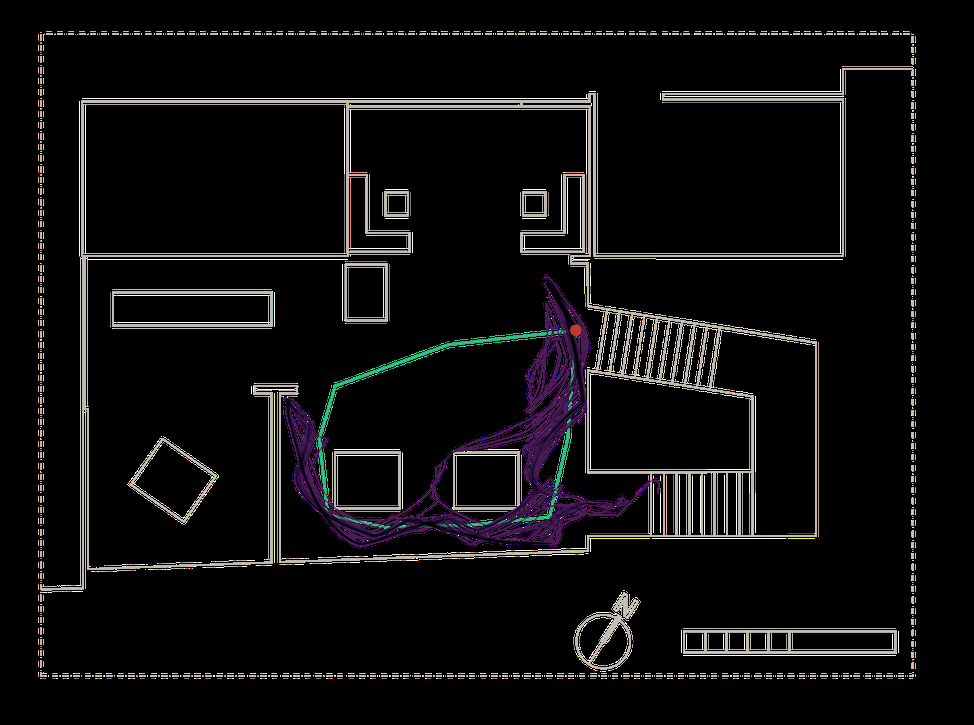
#> input picture Combined_ISO&SOM.png, 974 x 725 px, shrunk from 1477 x 1099 before the run, found by its file name
$ python ISO_SOM_Comparison.py
#> lines starting #> are read from the running program, lines starting #| are printed output that depends on the picture; after the words box and inside, x2 and y2 are one past the last pixel; in counts of white or black regions, pixels touching at a corner belong together
import cv2
import numpy as np
import matplotlib.pyplot as plt

# 1. Load and process image
img = cv2.imread("/Users/sajidiawal/Desktop/JAPCM/Combined_ISO&SOM.png")
#> img is the input picture: shape (725, 974, 3); mean B, G, R 14.4, 13.9, 14.9
img = cv2.cvtColor(img, cv2.COLOR_BGR2RGB)

# 2. Define colors and masks
som_color = np.array([45, 183, 129])
iso_color = np.array([71, 27, 84])
tol = 40

som_mask = np.all(np.abs(img - som_color) < tol, axis=2)
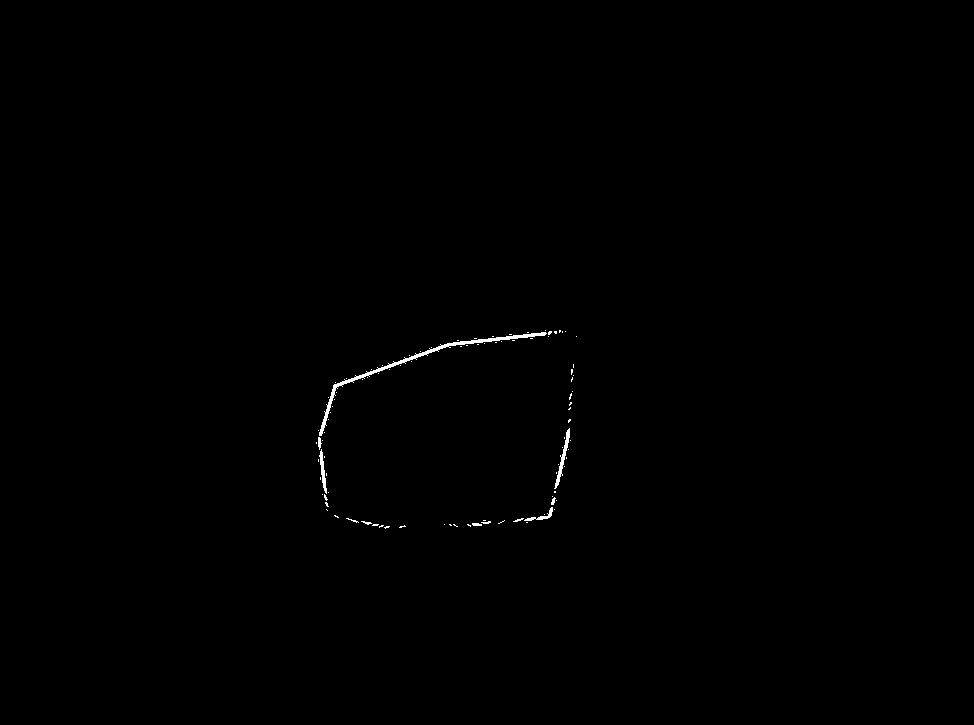
#> som_mask: shape (725, 974) bool; 0.26% white; 98 white regions (89 under 20 px), largest, box (x1, y1, x2, y2) and area: (319, 332, 547, 436) 964, (554, 428, 570, 489) 216, (319, 449, 327, 494) 142
iso_mask = np.all(np.abs(img - iso_color) < tol, axis=2)
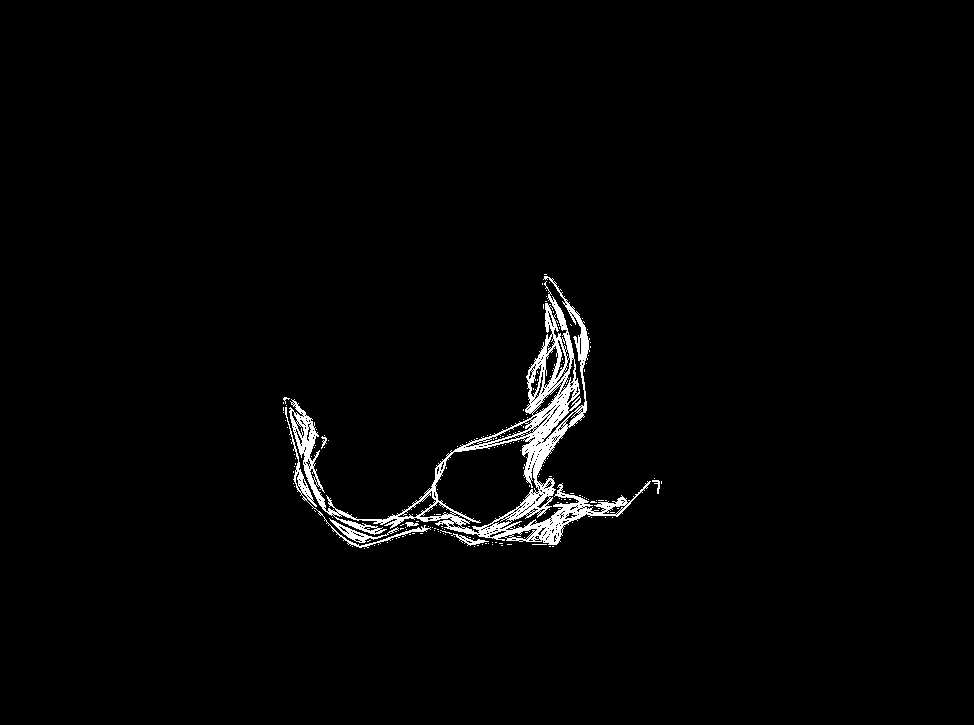
#> iso_mask: shape (725, 974) bool; 1.8% white; 182 white regions (175 under 20 px), largest, box (x1, y1, x2, y2) and area: (289, 276, 651, 545) 11355, (285, 407, 431, 548) 695, (329, 518, 399, 543) 326

# 3. Apply Morphological Dilation (as per your original code)
kernel = np.ones((5, 5), np.uint8)
som_mask_dilated = cv2.dilate(som_mask.astype(np.uint8), kernel)
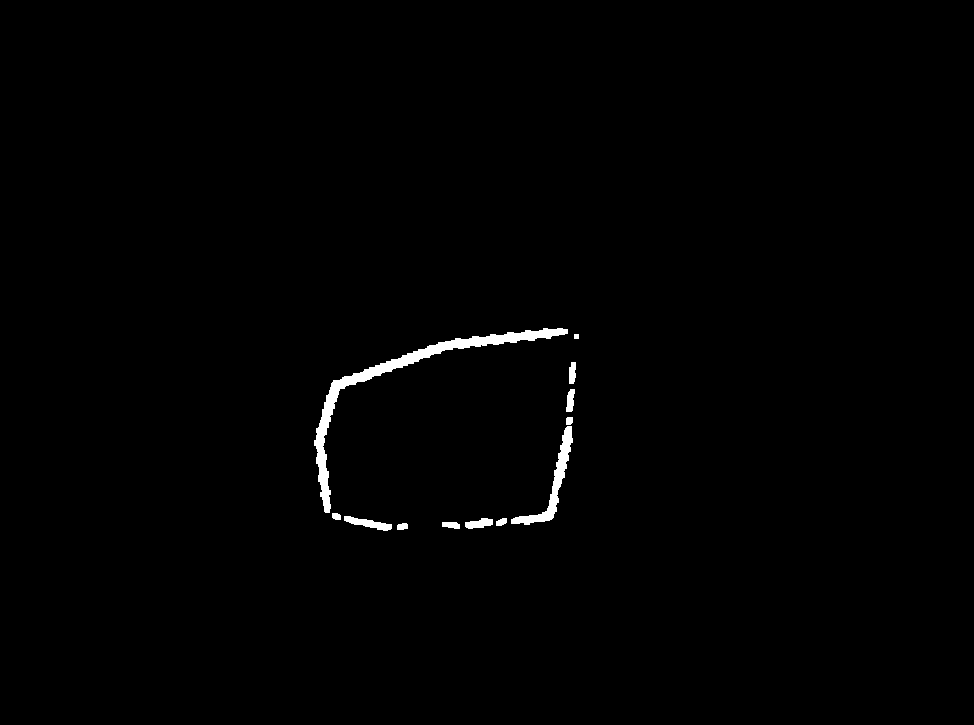
#> som_mask_dilated: shape (725, 974); values 0 (black) and 1 (white), 0.82% white; 12 white regions, largest, box (x1, y1, x2, y2) and area: (314, 328, 568, 513) 3487, (511, 426, 573, 525) 1133, (344, 516, 392, 531) 328
iso_mask_dilated = cv2.dilate(iso_mask.astype(np.uint8), kernel)
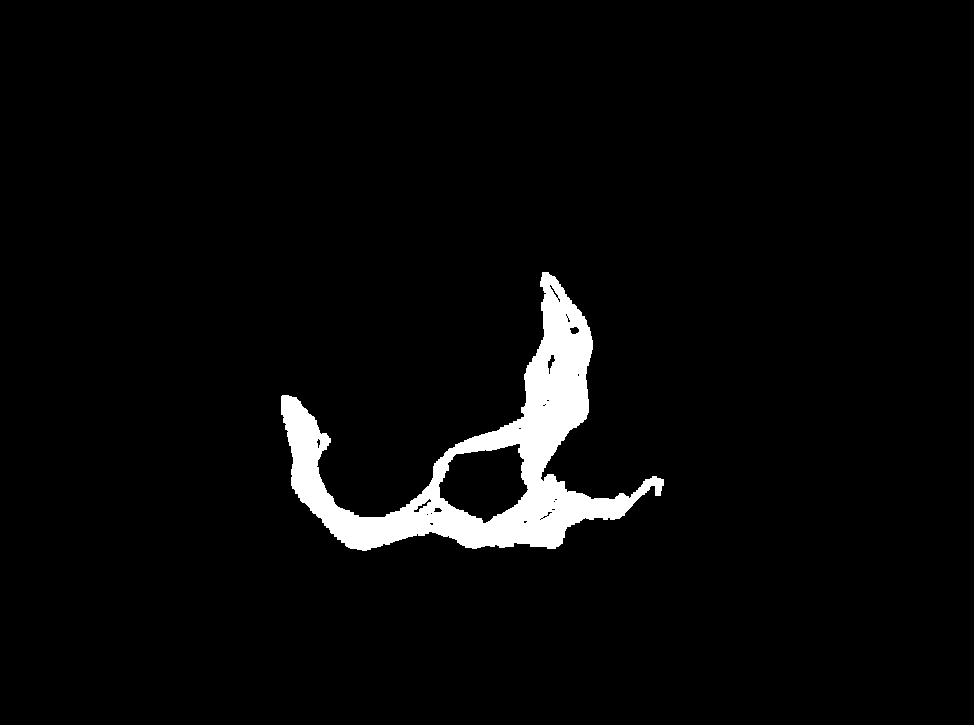
#> iso_mask_dilated: shape (725, 974); values 0 (black) and 1 (white), 3.7% white; 1 white region, box (x1, y1, x2, y2) and area: (281, 272, 664, 551) 25806

# 4. Calculate Overlap
overlap = som_mask_dilated & iso_mask_dilated
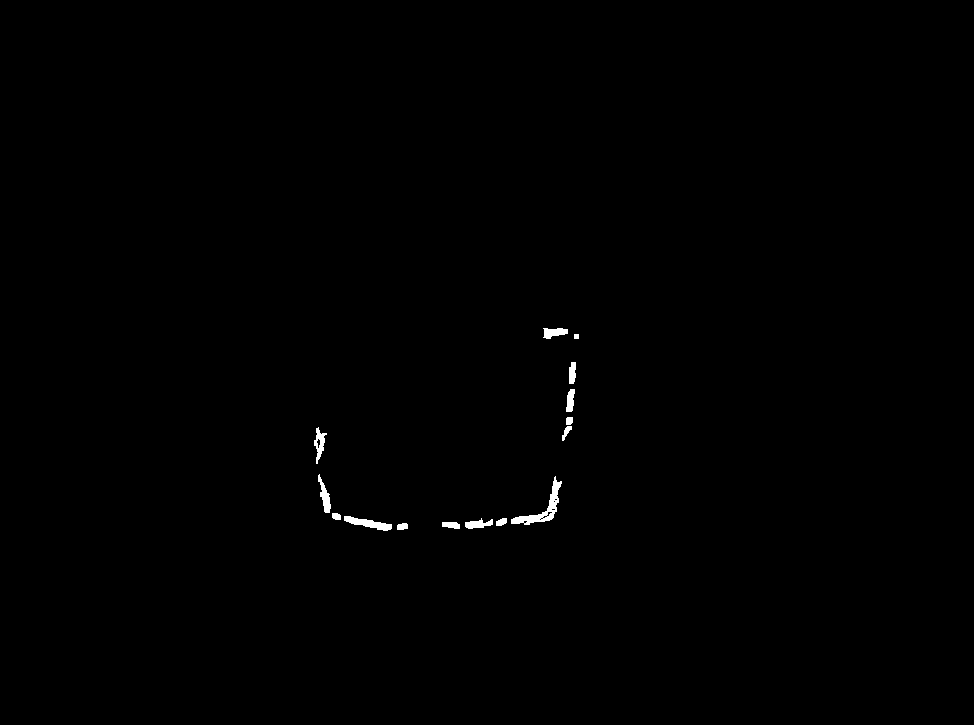
#> overlap: shape (725, 974); values 0 (black) and 1 (white), 0.34% white; 15 white regions, largest, box (x1, y1, x2, y2) and area: (511, 476, 562, 525) 577, (344, 516, 392, 531) 328, (318, 474, 331, 513) 222
som_pixels = np.sum(som_mask_dilated)
#> som_pixels = 5808
overlap_pixels = np.sum(overlap)
#> overlap_pixels = 2423
overlap_percentage = (overlap_pixels / som_pixels) * 100 if som_pixels > 0 else 0
#> overlap_percentage = 41.72

print(f"Overlap Percentage: {overlap_percentage:.2f}%")
#| Overlap Percentage: 41.72%

# 5. GENERATE LINE CHART DATA
# We sum the pixels along the Y-axis (axis=0) to see distribution across the X-axis
som_line = np.sum(som_mask_dilated, axis=0)
#> som_line = 974 values, max 101 at index 324, min 0 at index 0, mean 5.96
iso_line = np.sum(iso_mask_dilated, axis=0)
#> iso_line = 974 values, max 264 at index 547, min 0 at index 0, mean 26.49
overlap_line = np.sum(overlap, axis=0)
#> overlap_line = 974 values, max 56 at index 571, min 0 at index 0, mean 2.49

# 6. PLOTTING
plt.figure(figsize=(12, 6))

# Plot the SOM and ISO profiles
plt.plot(som_line, label='SOM Density', color='#2DB781', linewidth=2)
plt.plot(iso_line, label='ISO Density', color='#471B54', linewidth=2)

# Highlight the overlap area in the chart to "prove" the intersection
plt.fill_between(range(len(overlap_line)), overlap_line, color='red', alpha=0.3, label='Intersection (Overlap)')

plt.title(f'Spatial Distribution Analysis (Overlap: {overlap_percentage:.2f}%)')
plt.xlabel('Image Width (Pixels)')
plt.ylabel('Pixel Frequency (Column Sum)')
plt.legend()
plt.grid(True, linestyle='--', alpha=0.5)

plt.tight_layout()
plt.show()
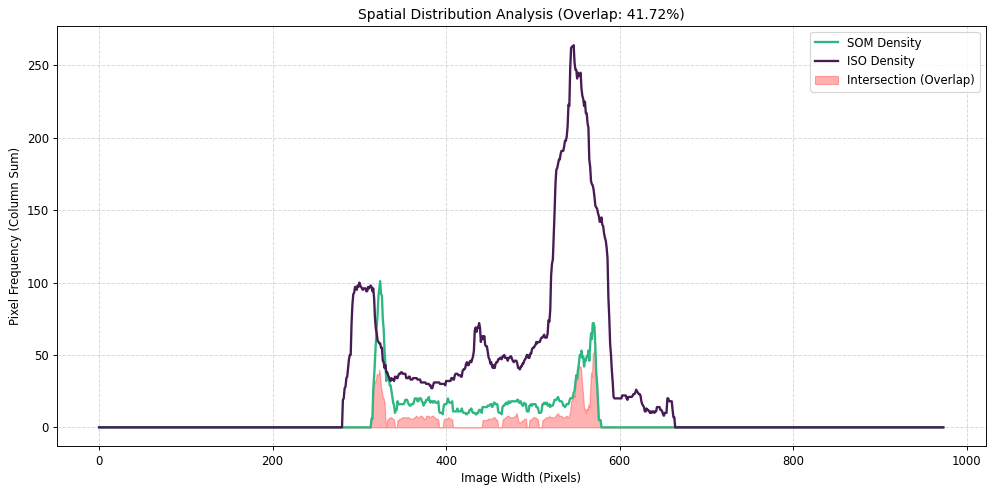
#> figure drawn by matplotlib, 1 panel; curve peaks at x = 324, y = 101; curve peaks at x = 547, y = 264
